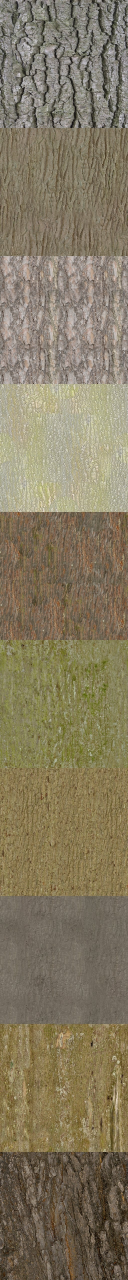
#> input picture game/assets/veg/bark_albedo_v2.jpg, 512 x 5120 px, given in place of Bark001_1K-JPG_Color.jpg, which was not available (shown at 1/4 size)
$ python tex_veg.py
#> lines starting #> are read from the running program, lines starting #| are printed output that depends on the picture
# vegetation textures: bark array strip, leaf array strip (with alpha), palm frond, grass/crop card atlas
import numpy as np, os, sys, math, random
from PIL import Image, ImageDraw, ImageFilter
from scipy import ndimage
sys.path.insert(0, os.path.dirname(__file__))
from texlib import *
SP = os.path.join(os.path.dirname(__file__), '..')
OUTD = SP + '/assets/veg'; os.makedirs(OUTD, exist_ok=True)
EZ = SP + '/dl/ez-tree/src/app/public/textures'
B = 512

def bleed(rgba):
    """push colour into transparent texels so filtering never pulls in black fringes"""
    a = rgba[..., 3] > 8; rgb = rgba[..., :3].astype(np.float64)
    if a.all(): return rgba
    idx = ndimage.distance_transform_edt(~a, return_distances=False, return_indices=True)
    out = rgba.copy(); out[..., :3] = rgb[idx[0], idx[1]].astype(np.uint8); return out

# ---- bark array: oak, ash, pine, birch, cedar, moss, olive, dead
BARKS = [('oak', 'Bark001'), ('ash', 'Bark002'), ('pine', 'Bark004'), ('birch', 'Bark007'), ('cedar', 'Bark014'), ('moss', 'Bark013'), ('olive', 'Bark012'), ('dead', 'Bark003'), ('palm', 'Bark015')]
alb, nrm = [], []
for name, folder in BARKS:
    c = Image.open(f'{EZ}/bark/{folder}_1K-JPG/{folder}_1K-JPG_Color.jpg').convert('RGB').resize((B, B), Image.LANCZOS)
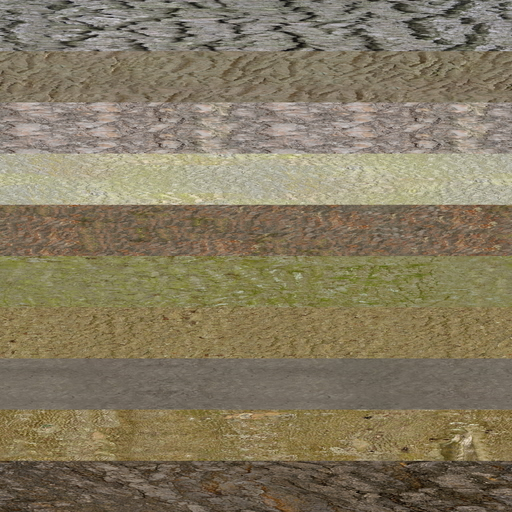
#> c: PIL image 512x512 RGB; mean R, G, B 131.9, 121.4, 97
    n = Image.open(f'{EZ}/bark/{folder}_1K-JPG/{folder}_1K-JPG_NormalGL.jpg').convert('RGB').resize((B, B), Image.LANCZOS)
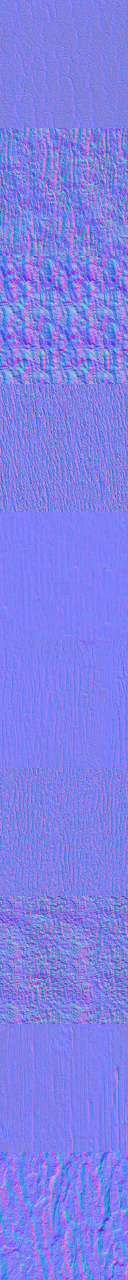
#> input picture game/assets/veg/bark_normal_v2.jpg, 512 x 5120 px, given in place of Bark001_1K-JPG_NormalGL.jpg, which was not available (shown at 1/4 size)
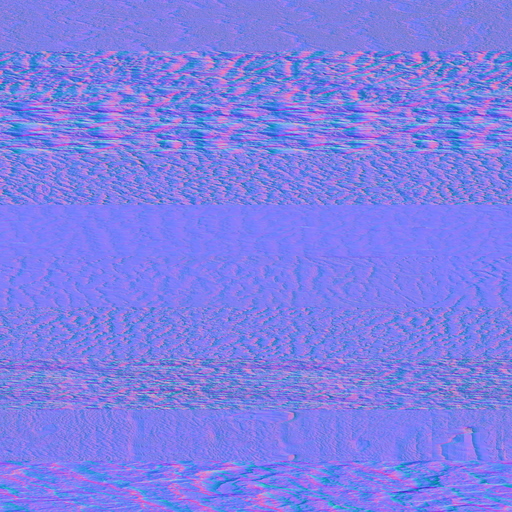
#> n: PIL image 512x512 RGB; mean R, G, B 126.8, 127.7, 232.6
    ca = np.asarray(c).astype(np.float64) / 255
#> (the run stopped early here; a loop or call above may not have finished)
